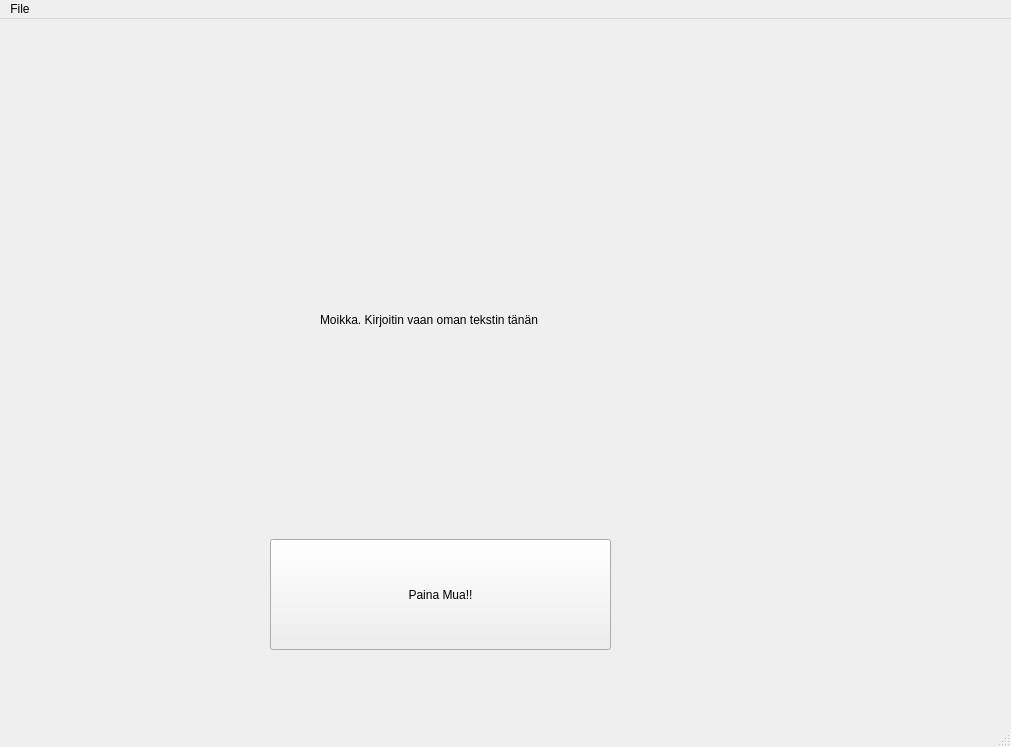
<?xml version="1.0" encoding="UTF-8"?>
<ui version="4.0">
 <class>MainWindow</class>
 <widget class="QMainWindow" name="MainWindow">
  <property name="geometry">
   <rect>
    <x>0</x>
    <y>0</y>
    <width>1011</width>
    <height>747</height>
   </rect>
  </property>
  <property name="windowTitle">
   <string>MainWindow</string>
  </property>
  <widget class="QWidget" name="centralwidget">
   <widget class="QPushButton" name="button1">
    <property name="geometry">
     <rect>
      <x>270</x>
      <y>520</y>
      <width>341</width>
      <height>111</height>
     </rect>
    </property>
    <property name="text">
     <string>Paina Mua!!</string>
    </property>
   </widget>
   <widget class="QLabel" name="label1">
    <property name="geometry">
     <rect>
      <x>320</x>
      <y>230</y>
      <width>311</width>
      <height>141</height>
     </rect>
    </property>
    <property name="text">
     <string>Moikka. Kirjoitin vaan oman tekstin tänän</string>
    </property>
   </widget>
  </widget>
  <widget class="QMenuBar" name="menubar">
   <property name="geometry">
    <rect>
     <x>0</x>
     <y>0</y>
     <width>1011</width>
     <height>21</height>
    </rect>
   </property>
   <widget class="QMenu" name="menuFile">
    <property name="title">
     <string>File</string>
    </property>
    <addaction name="actionMenu1"/>
   </widget>
   <addaction name="menuFile"/>
  </widget>
  <widget class="QStatusBar" name="statusbar"/>
  <action name="actionMenu1">
   <property name="text">
    <string>Menu1</string>
   </property>
  </action>
 </widget>
 <resources/>
 <connections/>
</ui>
